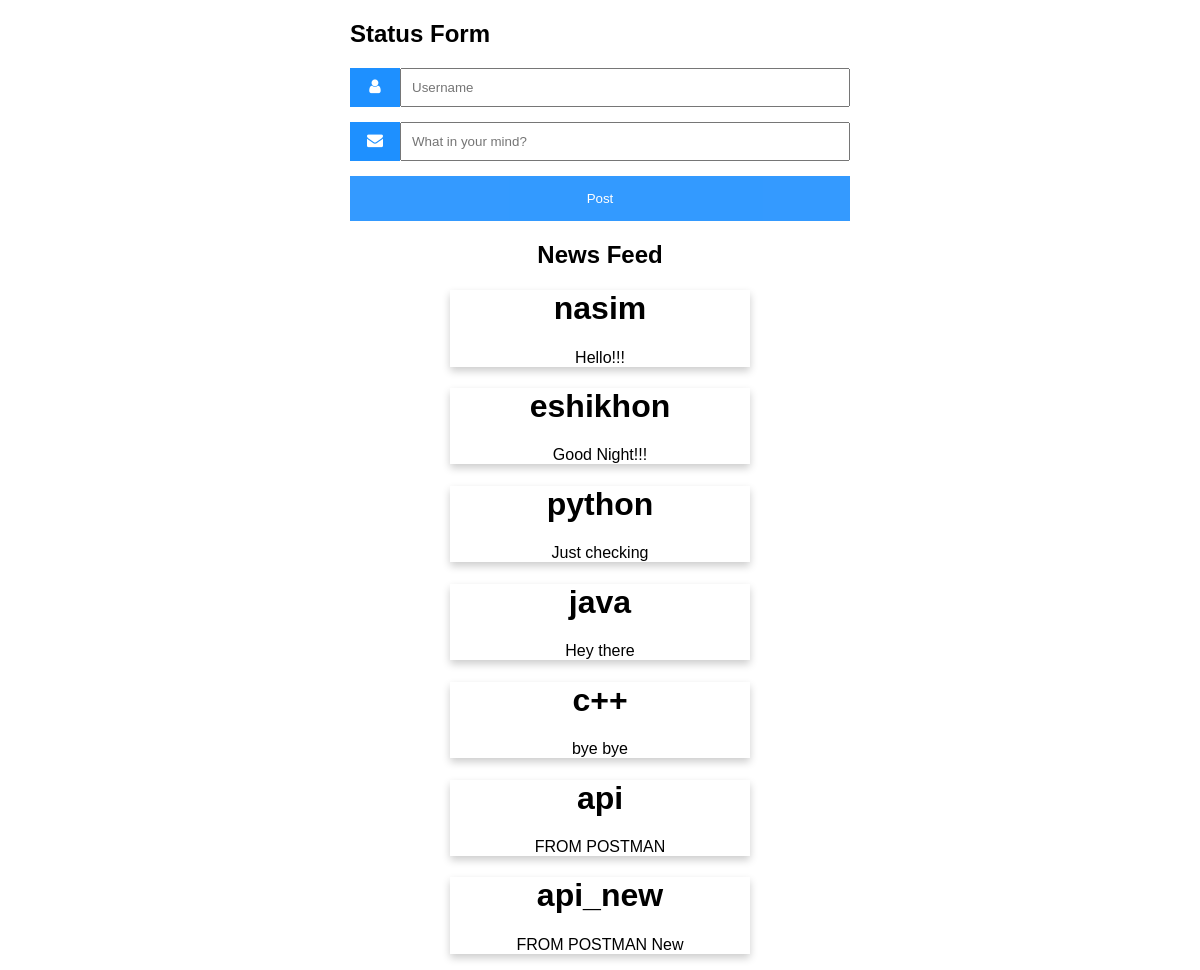
Page /status on the committed database.
### login_app/models.py (models this page shows, shortened)
class user_post(models.Model):
    author = models.CharField(max_length=256)
    post = models.CharField(max_length=256)

### login_app/views.py (the view, shortened to what this page needs)
# urls.py: path('status', views.status,name="status"),
def status(request):
    data = user_post.objects.all()
    return render(request,'login_app/NEW.html',{'data':data})

### login_app/templates/login_app/NEW.html (shortened to what this page needs)
<!DOCTYPE html>
<html>
<head>
<link rel="stylesheet" href="https://cdnjs.cloudflare.com/ajax/libs/font-awesome/4.7.0/css/font-awesome.min.css">
</head>
<body>
<form method="POST" style="max-width:500px;margin:auto">
  <h2>Status Form</h2>
  <div class="input-container">
    <i class="fa fa-user icon"></i>
    <input class="input-field" type="text" placeholder="Username" name="author">
  </div>
  <div class="input-container">
    <i class="fa fa-envelope icon"></i>
    <input class="input-field" type="text" placeholder="What in your mind?" name="post">
  </div>
  <button type="submit" class="btn">Post</button>
</form>
<h2 style="text-align:center">News Feed</h2>
{% for items in data %}
    <div class="card">
        <h1>{{ items.author}}</h1>
        <p>{{ items.post}}</p>
    </div>
{% endfor %}
</body>
</html>

### login_app/templates/login_app/NEW.html (style rules this page uses)
body { font-family: Arial, Helvetica, sans-serif; }
* { box-sizing: border-box; }
.input-container { display: -ms-flexbox; display: flex; width: 100%; margin-bottom: 15px; }
.icon { padding: 10px; background: dodgerblue; color: white; min-width: 50px; text-align: center; }
.input-field { width: 100%; padding: 10px; outline: none; }
.btn { background-color: dodgerblue; color: white; padding: 15px 20px; border: none; cursor: pointer; width: 100%; opacity: 0.9; }
.card { box-shadow: 0 4px 8px 0 rgba(0, 0, 0, 0.2); max-width: 300px; margin: auto; text-align: center; font-family: arial; }

### rows in the picture
user_post: author "nasim", post "Hello!!!"
user_post: author "eshikhon", post "Good Night!!!"
user_post: author "python", post "Just checking"
user_post: author "java", post "Hey there"
user_post: author "c++", post "bye bye"
user_post: author "api", post "FROM POSTMAN"
user_post: author "api_new", post "FROM POSTMAN New"
